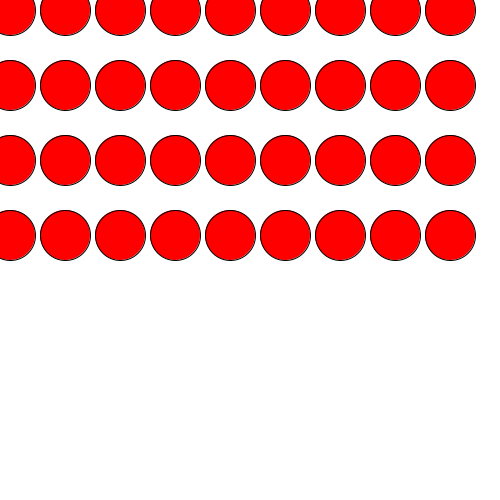
Frame 1 (no input)
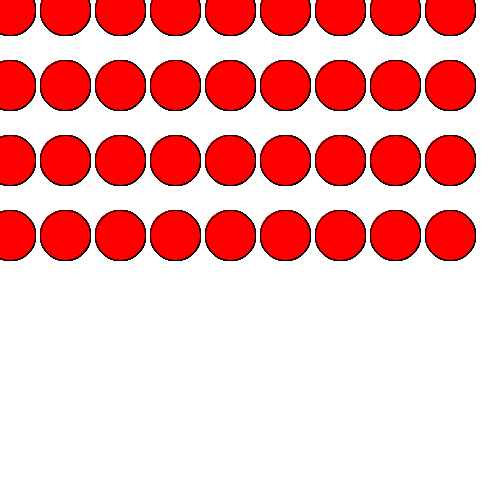
Frame 60 (the mouse pressed at the canvas centre just before this capture)
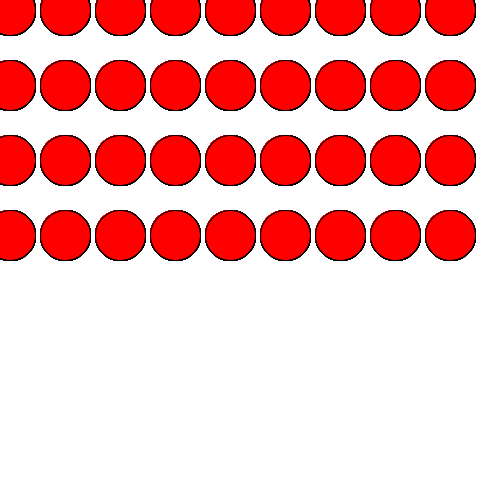
Frame 120 (the mouse held since frame 60 and released just before this capture)

The Processing sketch that drew these frames (run headless with seeded random() and noise(); from frame 60 on, the mouse is pressed at the canvas centre):

// Processing sketch: Lab3_forLoop
// ── Lab3_forLoop.pde
void setup() {
  size(500,500);
  stroke(0);
  background(255);
  fill(255,0,0);
}

void draw() {
  int r = 50;
  for (int i=10; i<height/2; i+=75) {
    for (int j=10;j<width;j+=55) {
      ellipse(j,i,r,r);
    }
  }
}
